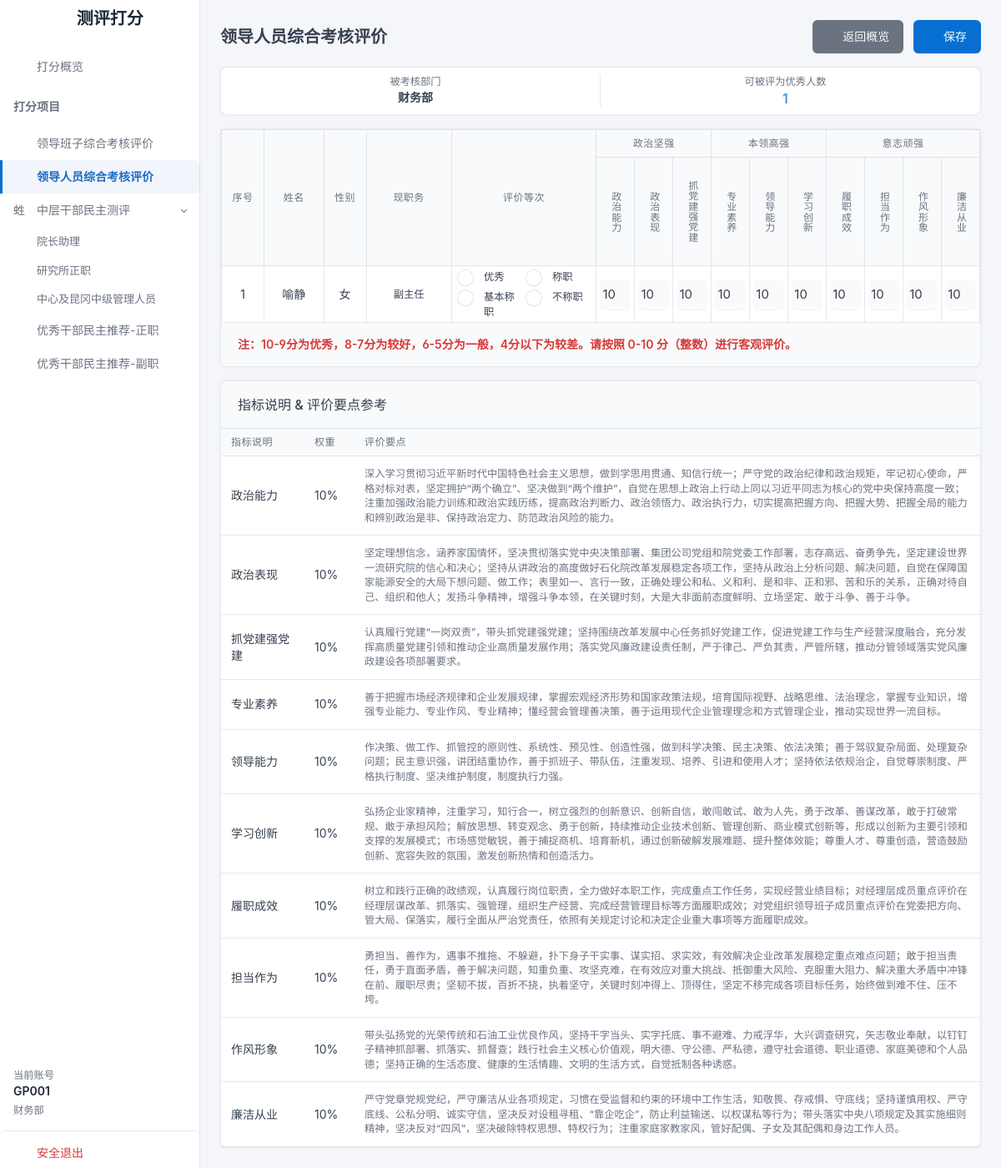
The app's page /assessment/personnel-evaluation (signed in), older data.
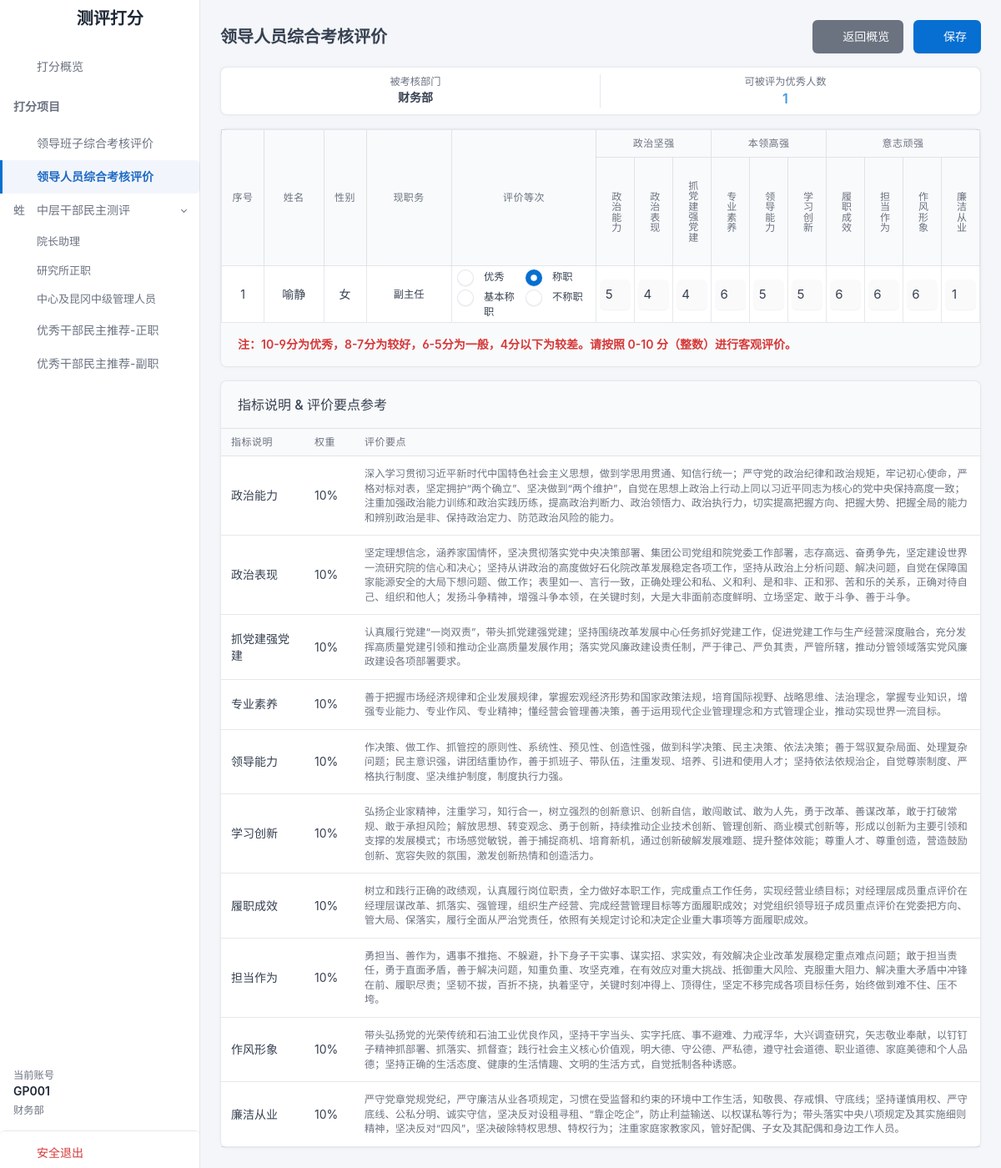
The same page, newer data.
### tables this page shows
CREATE TABLE evaluation_accounts (
            id INTEGER PRIMARY KEY AUTOINCREMENT,
            dept_name TEXT NOT NULL,    -- 部门名称
            dept_code TEXT NOT NULL,    -- 部门代码
            account_type TEXT,          -- 账号类型 (院领导/正职/副职/中心基层/其他)
            username TEXT NOT NULL UNIQUE, -- 账号 (A0L001)
            password TEXT NOT NULL,     -- 密码 (明文显示)
            status TEXT DEFAULT '是',   -- 账号状态 ("是"=未提交, "否"=已提交)
            
            updated_at DATETIME DEFAULT CURRENT_TIMESTAMP
        );

CREATE TABLE middle_managers (
            id INTEGER PRIMARY KEY AUTOINCREMENT,
            serial_no INTEGER,          -- 序号
            sort_no INTEGER,            -- 部门内排序号
            name TEXT NOT NULL,         -- 姓名
            gender TEXT,                -- 性别
            position TEXT NOT NULL,     -- 现任职务
            
            dept_name TEXT NOT NULL,    -- 部门名称 (用于显示和匹配)
            dept_id INTEGER,            -- 部门ID (外键关联)
            
            rank_level TEXT,            -- 岗位层级
            birth_date TEXT,            -- 出生年月
            education TEXT,             -- 文化程度
            rank_time TEXT,             -- 现职级时间
            role TEXT,                  -- 员工角色
            
            dept_code TEXT,             -- 部门代码 (New)
            tenure_time TEXT,           -- 任职时间 (New)
            is_newly_promoted TEXT,     -- 是否新提拔干部 (New)
            
            updated_at DATETIME DEFAULT CURRENT_TIMESTAMP
        , original_position TEXT, promotion_method TEXT);

CREATE TABLE personnel_scores (
            id INTEGER PRIMARY KEY AUTOINCREMENT,
            rater_account TEXT NOT NULL,         -- 打分人账号
            target_dept_code TEXT NOT NULL,      -- 被考核部门代码
            examinee_id INTEGER NOT NULL,        -- 被考核人ID (关联 middle_managers)
            examinee_name TEXT,                  -- 被考核人姓名 (冗余)
            
            evaluation_grade TEXT,               -- 评价等次 (优秀/称职/基本称职/不称职)
            
            -- 10个评分维度 (各占 10%)
            s_political_ability REAL DEFAULT 0,  
            s_political_perf REAL DEFAULT 0,     
            s_party_build REAL DEFAULT 0,        
            s_professionalism REAL DEFAULT 0,    
            s_leadership REAL DEFAULT 0,         
            s_learning_innov REAL DEFAULT 0,     
            s_performance REAL DEFAULT 0,        
            s_responsibility REAL DEFAULT 0,     
            s_style_image REAL DEFAULT 0,        
            s_integrity REAL DEFAULT 0,          
            
            total_score REAL DEFAULT 0,          
            
            created_at DATETIME DEFAULT CURRENT_TIMESTAMP,
            updated_at DATETIME DEFAULT CURRENT_TIMESTAMP
        );

### app.py (the view)
@app.route('/assessment/personnel-evaluation')
def assessment_personnel():
    if session.get('assessor_role') != 'assessor':
        return redirect(url_for('index'))
    rater_account = session.get('assessor_username')
    db = get_db()
    user_row = db.execute('''

        SELECT a.dept_code, d.count_excellent, d.dept_name

        FROM evaluation_accounts a

        LEFT JOIN department_config d ON a.dept_code = d.dept_code

        WHERE a.username=?

    ''', (rater_account,)).fetchone()
    if not user_row:
        return "账号信息异常", 403
    dept_code = user_row['dept_code']
    count_excellent = user_row['count_excellent'] or 0
    dept_name = user_row['dept_name']
    if count_excellent <= 0:
        return render_template('assessment_error.html', msg="该部门无优秀评选名额，无需进行此项考核。")
    raw_managers = db.execute('SELECT * FROM middle_managers WHERE dept_code=? ORDER BY sort_no ASC', (dept_code,)).fetchall()
    managers = []
    for m in raw_managers:
        r_name = m['role'] or ''
        if '基层' in r_name:
            continue
        managers.append(m)
    existing_rows = db.execute('SELECT * FROM personnel_scores WHERE rater_account=? AND target_dept_code=?',
                              (rater_account, dept_code)).fetchall()
    scores_map = {}
    for r in existing_rows:
        scores_map[r['examinee_id']] = dict(r)
    return render_template('assessment_personnel.html',
                           managers=managers,
                           count_excellent=count_excellent,
                           scores_map=scores_map,
                           dept_name=dept_name)

### app.py (called while the page is built)
def get_db():
    db = getattr(g, '_database', None)
    if db is None:
        db = g._database = sqlite3.connect(DATABASE)
        db.execute('PRAGMA journal_mode=WAL;')
        db.row_factory = sqlite3.Row
    return db

@app.teardown_appcontext
def close_connection(exception):
    db = getattr(g, '_database', None)
    if db is not None:
        db.close()

### templates/assessment_personnel.html (shortened to what the changed rows need)
{% extends "base_assessment.html" %}
{% block content %}
<div class="container-fluid px-4">
    <div class="row g-2 align-items-center mb-3">
        <div class="col">
            <h2 class="page-title">领导人员综合考核评价</h2>
        </div>
    </div>
    <div class="card mb-3" style="overflow: visible;">
        <div class="table-responsive" style="overflow-x: auto;">
            <table class="table table-bordered table-vcenter text-center align-middle mb-0">
                <thead>
                    <tr class="bg-light">
                        <th rowspan="2" style="width: 40px;">序号</th>
                        <th rowspan="2" style="width: 70px;">姓名</th>
                        <th rowspan="2" style="width: 40px;">性别</th>
                        <th rowspan="2" style="width: 100px;">现职务</th>
                        <th rowspan="2" class="grade-col">评价等次</th>
                        <th colspan="3">政治坚强</th>
                        <th colspan="3">本领高强</th>
                        <th colspan="4">意志顽强</th>
                    </tr>
                    <tr class="bg-white small">
                        <th class="vertical-header score-col">政治能力</th>
                        <th class="vertical-header score-col">政治表现</th>
                        <th class="vertical-header score-col">抓党建强党建</th>
                        <th class="vertical-header score-col">专业素养</th>
                        <th class="vertical-header score-col">领导能力</th>
                        <th class="vertical-header score-col">学习创新</th>
                        <th class="vertical-header score-col">履职成效</th>
                        <th class="vertical-header score-col">担当作为</th>
                        <th class="vertical-header score-col">作风形象</th>
                        <th class="vertical-header score-col">廉洁从业</th>
                    </tr>
                </thead>
                <tbody>
                    {% for m in managers %}
                    {% set score_data = scores_map.get(m.id, {}) %}
                    {% set grade = score_data.get('evaluation_grade', '') %}
                    <tr class="person-row" data-id="{{ m.id }}" data-name="{{ m.name }}">
                        <td>{{ loop.index }}</td>
                        <td>{{ m.name }}</td>
                        <td>{{ m.gender }}</td>
                        <td class="text-wrap small" style="max-width: 100px; line-height: 1.2;">{{ m.position }}</td>
                        <td class="p-1">
                            <div class="d-grid gap-1 text-start"
                                style="grid-template-columns: 1fr 1fr; width: 100%; max-width: 160px; margin: 0 auto;">
                                <label class="form-check m-0 small">
                                    <input class="form-check-input grade-radio p-1" type="radio" name="grade_{{ m.id }}"
                                        value="优秀" {% if grade=='优秀' %}checked{% endif %}>
                                    <span class="form-check-label">优秀</span>
                                </label>
                                <label class="form-check m-0 small">
                                    <input class="form-check-input grade-radio p-1" type="radio" name="grade_{{ m.id }}"
                                        value="称职" {% if grade=='称职' %}checked{% endif %}>
                                    <span class="form-check-label">称职</span>
                                </label>
                                <label class="form-check m-0 small">
                                    <input class="form-check-input grade-radio p-1" type="radio" name="grade_{{ m.id }}"
                                        value="基本称职" {% if grade=='基本称职' %}checked{% endif %}>
                                    <span class="form-check-label">基本称职</span>
                                </label>
                                <label class="form-check m-0 small">
                                    <input class="form-check-input grade-radio p-1" type="radio" name="grade_{{ m.id }}"
                                        value="不称职" {% if grade=='不称职' %}checked{% endif %}>
                                    <span class="form-check-label">不称职</span>
                                </label>
                            </div>
                        </td>
                        <td class="p-1"><input type="number" class="form-control text-center px-0 score-input"
                                name="s_political_ability" value="{{ score_data.get('s_political_ability', 10)|int }}"
                                min="0" max="10"></td>
                        <td class="p-1"><input type="number" class="form-control text-center px-0 score-input"
                                name="s_political_perf" value="{{ score_data.get('s_political_perf', 10)|int }}" min="0"
                                max="10"></td>
                        <td class="p-1"><input type="number" class="form-control text-center px-0 score-input"
                                name="s_party_build" value="{{ score_data.get('s_party_build', 10)|int }}" min="0"
                                max="10"></td>
                        <td class="p-1"><input type="number" class="form-control text-center px-0 score-input"
                                name="s_professionalism" value="{{ score_data.get('s_professionalism', 10)|int }}"
                                min="0" max="10"></td>
                        <td class="p-1"><input type="number" class="form-control text-center px-0 score-input"
                                name="s_leadership" value="{{ score_data.get('s_leadership', 10)|int }}" min="0"
                                max="10"></td>
                        <td class="p-1"><input type="number" class="form-control text-center px-0 score-input"
                                name="s_learning_innov" value="{{ score_data.get('s_learning_innov', 10)|int }}" min="0"
                                max="10"></td>
                        <td class="p-1"><input type="number" class="form-control text-center px-0 score-input"
                                name="s_performance" value="{{ score_data.get('s_performance', 10)|int }}" min="0"
                                max="10"></td>
                        <td class="p-1"><input type="number" class="form-control text-center px-0 score-input"
                                name="s_responsibility" value="{{ score_data.get('s_responsibility', 10)|int }}" min="0"
                                max="10"></td>
                        <td class="p-1"><input type="number" class="form-control text-center px-0 score-input"
                                name="s_style_image" value="{{ score_data.get('s_style_image', 10)|int }}" min="0"
                                max="10"></td>
                        <td class="p-1"><input type="number" class="form-control text-center px-0 score-input"
                                name="s_integrity" value="{{ score_data.get('s_integrity', 10)|int }}" min="0" max="10">
                        </td>
                    </tr>
                    {% endfor %}
                </tbody>
            </table>
        </div>
    </div>
    <div class="card">
        <div class="table-responsive">
            <table class="table table-vcenter">
                <thead>
                    <tr>
                        <th style="width: 100px;">指标说明</th>
                        <th style="width: 60px;">权重</th>
                        <th>评价要点</th>
                    </tr>
                </thead>
            </table>
        </div>
    </div>
</div>
{% endblock %}

### templates/base_assessment.html (shortened to what the changed rows need)
<!doctype html>
<html lang="zh-CN">
<head>
    <link rel="stylesheet" href="{{ url_for('static', filename='css/tabler.min.css') }}">
    <link rel="stylesheet" href="{{ url_for('static', filename='css/tabler-icons.min.css') }}">
</head>
<body class="layout-fluid">
    <div class="page">
        <aside class="navbar navbar-vertical navbar-expand-lg navbar-light">
            <div class="container-fluid">
                <h1 class="navbar-brand navbar-brand-autodark">
                    <a href="{{ url_for('assessment_overview') }}"
                        class="text-decoration-none text-primary d-flex align-items-center gap-2">
                        <i class="ti ti-checklist fs-2"></i><span class="text-dark">测评打分</span>
                    </a>
                </h1>
                <div class="collapse navbar-collapse" id="sidebar-menu">
                    <ul class="navbar-nav pt-lg-3">
                        <li class="nav-item mt-auto">
                            <div class="nav-link d-flex flex-column align-items-start py-3">
                                <div class="text-muted small">当前账号</div>
                                <div class="fw-bold text-dark">{{ session.get('assessor_username', 'Unknown') }}</div>
                                <div class="text-muted small mt-1">{{ session.get('assessor_dept_name', '') }}</div>
                            </div>
                        </li>
                    </ul>
                </div>
            </div>
        </aside>
        <div class="page-wrapper">
            <div class="page-body">
                {% block content %}{% endblock %}
            </div>
        </div>
    </div>
</body>
</html>

Row changes from the older to the newer data that the page shows:
no longer on this page (row edited): evaluation_accounts: get "GP001"
shown differently, row unchanged: middle_managers "喻静": id "☐ 称职" → "☑ 称职"; s_political_ability "10" → (not shown); s_political_perf "10" → (not shown); s_party_build "10" → (not shown); s_professionalism "10" → (not shown); s_leadership "10" → (not shown); s_learning_innov "10" → (not shown); s_performance "10" → (not shown); s_responsibility "10" → (not shown); s_style_image "10" → (not shown); s_integrity "10" → (not shown)
added personnel_scores: s_political_ability "5", s_political_perf "4", s_party_build "4", s_professionalism "6", s_leadership "5", s_learning_innov "5", s_performance "6", s_responsibility "6", s_style_image "6", s_integrity "1"
Text that changed along with them:
{{ session.get('assessor_username', 'Unknown') }}: (not shown) → "GP001"
